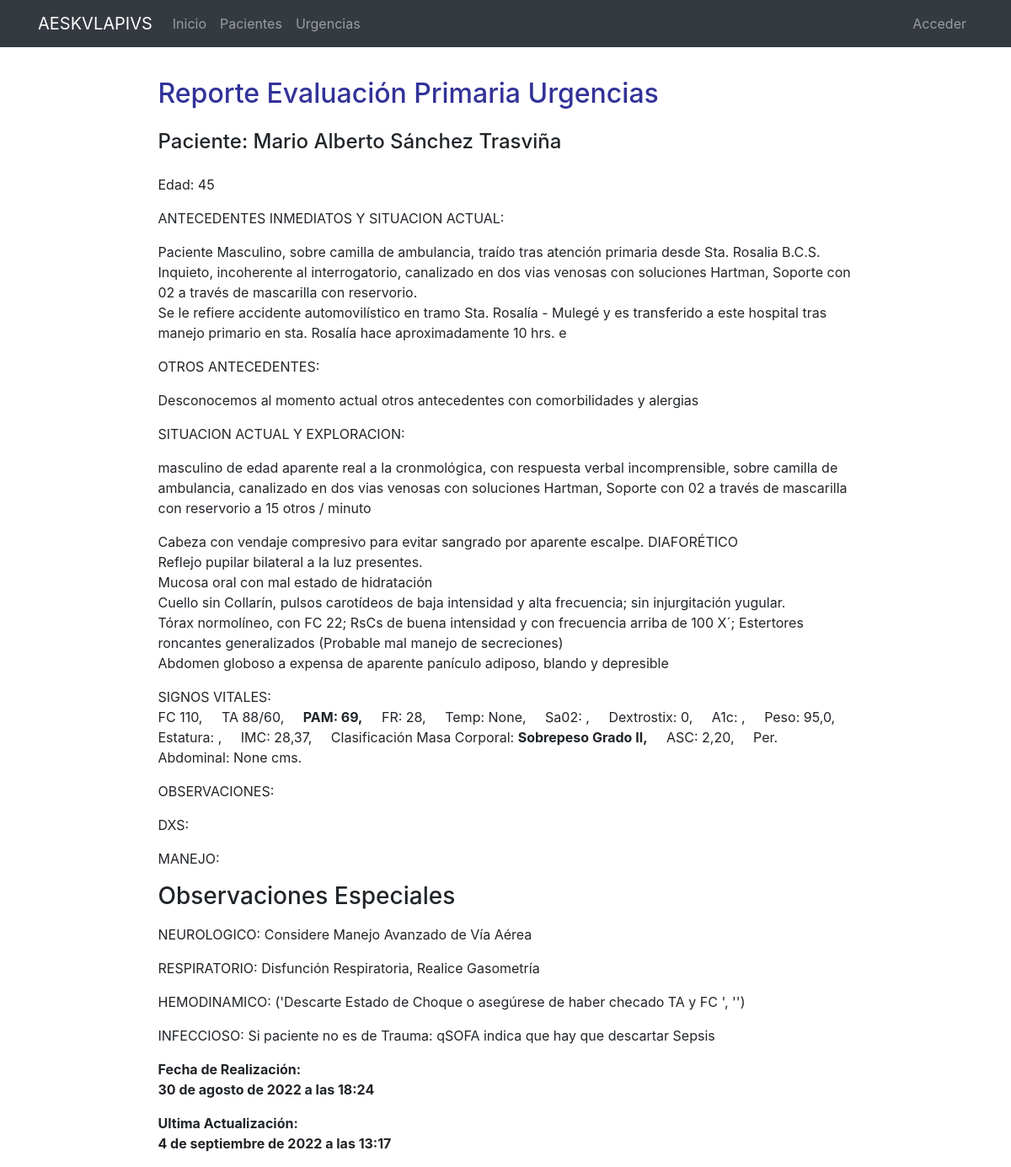
The page /pacientes/1/slugify on the database as committed earlier.
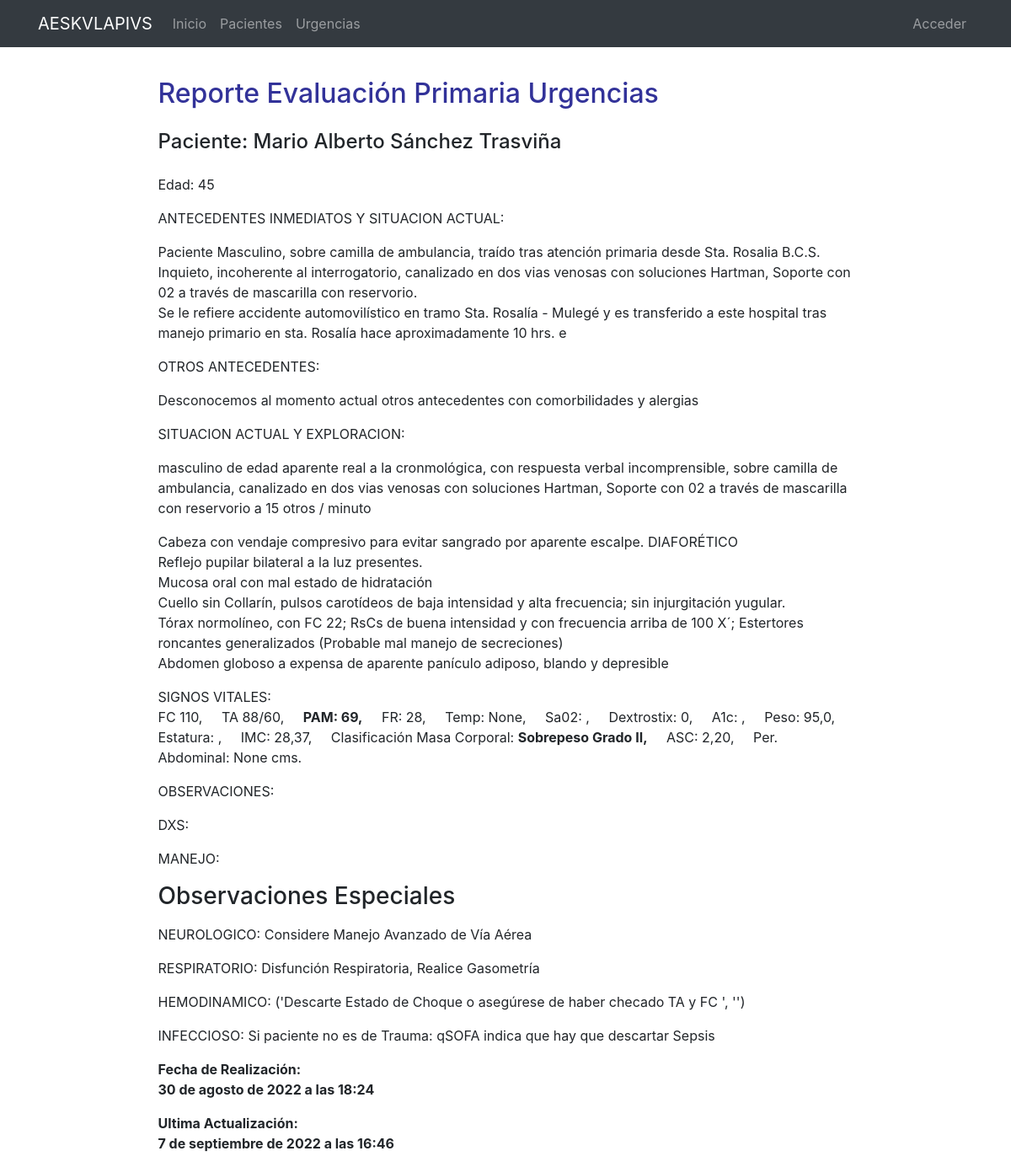
The same page on the database as committed later.
### consultorio/models.py (models this page shows, shortened)
class Urgencias(models.Model):
    nombre = models.ForeignKey(Paciente, on_delete=models.CASCADE)
    edad = models.SmallIntegerField(default=0)
    im_bkground = models.TextField(verbose_name='Antecedentes Inmediatos')
    other_bkground = models.TextField(verbose_name='Otros Antecedentes')
    tension_sistolica = models.PositiveSmallIntegerField(blank=True, null=True, default=0)
    tension_diastolica = models.PositiveSmallIntegerField(blank=True, null=True, default=0)
    pam = models.IntegerField(default=0, verbose_name='PAM', help_text='No escriba aquí')
    POSITIVO = 'POS'
    NEGATIVO = 'NEG'
    AFIRMACION_SIMPLE = [ (POSITIVO, 'Positivo'), (NEGATIVO, 'Negativo')]
    Diaforesis = models.CharField(max_length=100,choices=AFIRMACION_SIMPLE, blank=True, null=True )
    fc = models.IntegerField(default=0, blank=True, null=True, verbose_name='FC')
    fr= models.IntegerField(default=0, blank=True, null=True, verbose_name='FR')
    O2 = models.PositiveSmallIntegerField(default=0, blank=True, null=True, help_text='En litros/min')
    FiO2 = models.DecimalField(blank=True, null=True, max_digits=5, decimal_places=2, default=.21, help_text= 'No escriba aquí')
    saturacion = models.IntegerField(blank=True, null=True, verbose_name='Sa02', default=1)
    SpFI = models.PositiveSmallIntegerField(blank=True, null=True, help_text='No escriba aquí')
    dextrostix = models.IntegerField(blank=True, null=True, verbose_name='Dextrostix', default=0)
    temp =  models.DecimalField(blank=True, null=True, max_digits=5, decimal_places=2, verbose_name='Temp')
    peso = models.FloatField(blank=True, null=True, default=0, help_text='Si no puede pesar al paciente, calcule un aproximado')
    estatura = models.FloatField(blank=True, null=True, default=1, help_text='En metros y cms')
    imc = models.DecimalField(max_digits=5, decimal_places=2, default=0, verbose_name='IMC', help_text='No escriba aquí')
    climc = models.CharField(max_length=100, blank=True, null=True, verbose_name='Clasificación Masa Corporal', help_text='No escriba aquí')
    asc = models.DecimalField(max_digits=5, decimal_places=2, default=0, verbose_name='ASC', help_text='No escriba aquí')
    per_abdominal = models.IntegerField(blank=True, null=True, verbose_name='Per. Abd en cms')
    A = 'Alerta'
    V = 'Respuesta Verbal'
    P = 'Respuesta al Dolor'
    U = 'Sin Respuesta'
    CONC = [(A, 'Alerta'), (V, 'Respuesta Verbal'), (P, 'Respuesta al Dolor'),
    (U, 'Sin Respuesta'),]
    AVPU =  models.CharField(max_length=50, choices=CONC, verbose_name='Estado de Conciencia', blank=True, null=True)
    Espontanea = 4
    Orden_verbal = 3
    Est_doloroso = 2
    No_Apertura = 1
    AP_OCULAR = [(Espontanea, int(4)), (Orden_verbal, int(3)), (Est_doloroso, int(2)), (No_Apertura, int(1))]
    apertura_ocular = models.PositiveSmallIntegerField(blank=True, null=True, default=1)
    Orientado = 5
    Desorientado_Confuso = 4
    Incoherente = 3
    Sonidos_incomprensibles = 2
    Ausencia_Respuesta = 1
    RESP_VERBAL = [(Orientado, int(5)), (Desorientado_Confuso, int(4)), (Incoherente, int(3)), (Sonidos_incomprensibles, int(2)), (Ausencia_Respuesta, int(1)),]
    Respuesta_Verbal = models.PositiveSmallIntegerField(blank=True, null=True, default=1)
    Obedece_ordenes = 6
    Localiza_dolor = 5
    Retirada_al_dolor = 4
    Flexion_anormal = 3
    Extensión_anormal = 2
    Ausencia_de_respuesta  = 1
    RESP_MOTORA = [(Obedece_ordenes, int(6)), (Localiza_dolor, int(5)), (Retirada_al_dolor, int(4)), (Flexion_anormal, int(3)),
    (Extensión_anormal, int(2)), (Ausencia_de_respuesta, int(1)),]
    Respuesta_Motora = models.PositiveSmallIntegerField(blank=True, null=True, default=1)
    ESCALA_DE_GLASGOW = models.PositiveSmallIntegerField(blank=True, null=True, help_text='sume los parámetros')
    expl = models.TextField(verbose_name='Complemente Exploración', blank=True, null=True)
    dxs = models.TextField(blank=True, null=True, verbose_name='DIAGNOSTICOS')
    MANEJO_INICIAL = models.TextField(blank=True, null=True)
    NEUROLOGICO = models.CharField(max_length=100, blank=True, null=True, help_text='No escriba aquí')
    RESPIRATORIO = models.CharField(max_length=100, blank=True, null=True, help_text='No escriba aquí')
    HEMODINAMICO = models.CharField(max_length=100, blank=True, null=True, help_text='No escriba aquí')
    INFECCIOSO = models.CharField(max_length=100, blank=True, null=True, help_text='No escriba aquí')
    timestamp = models.DateTimeField(auto_now_add=True, auto_now=False, verbose_name='Fecha de Registro')
    update = models.DateTimeField(auto_now=True, verbose_name='Fecha de Actualización')
    class Meta:
        ordering = ('-timestamp',)
        verbose_name_plural='c) Urgencias, Evaluación Primaria'

class Paciente(models.Model):
    FEMENINO= 'FEM'
    MASCULINO = 'MASC'
    GENERO = [(FEMENINO, 'Femenino'), (MASCULINO, 'Masculino')]
    IMSS = 'IMSS'
    ISSSTE = 'ISSSTE'
    SecMarina = 'Secretaría de Marina'
    PEMEX = 'PEMEX'
    SEDENA = 'SEDENA'
    OTRO = 'Otro'
    DERECHOHABIENCIA = [(IMSS, 'IMSS'), (ISSSTE, 'ISSSTE'), (SecMarina, 'Secretaría de Marina'),
    (SEDENA, 'SEDENA'), (PEMEX, 'PEMEX'), (OTRO, 'Otro')]
    POSITIVO = 'POS'
    NEGATIVO = 'NEG'
    REHAB = 'En Rehabilitación'
    OCACIONAL = 'Ocacional'
    SOCIAL = 'Social'
    SUSPENDIDO = 'Suspendido'
    AFIRMACION = [ (POSITIVO, 'Positivo'), (NEGATIVO, 'Negativo'), (REHAB, 'En Rehabilitación')]
    AFIRMACION_TAB = [ (POSITIVO, 'Positivo'), (NEGATIVO, 'Negativo'), (SUSPENDIDO, 'Suspendido')]
    AFIRMACION_SIMPLE = [ (POSITIVO, 'Positivo'), (NEGATIVO, 'Negativo')]
    AFIRMACION_ALCOHOLISMO = [ (POSITIVO, 'Positivo'), (NEGATIVO, 'Negativo'), (REHAB, 'En Rehabilitación'),
    (OCACIONAL, 'Ocacional'), (SOCIAL, 'Social')]
    name = models.CharField(max_length=100, verbose_name='Nombre')
    gender = models.CharField(max_length=4, choices=GENERO, verbose_name='Género')
    dob = models.DateField(verbose_name='Fecha de Nacimiento', blank=True, null=True)
    age = models.IntegerField(verbose_name='Edad', default=0, )
    nationality = models.CharField(max_length=100, blank=True, null=True, verbose_name='Nacionalidad y Lugar de Nacimiento')
    etnia = models.CharField(max_length=50, blank=True, null=True, verbose_name='Etnia')
    scholarship = models.CharField(max_length=50, blank=True, null=True, verbose_name='Escolaridad')
    job = models.CharField(max_length=100, blank=True, null=True, verbose_name='Empleo')
    religion = models.CharField(max_length=50, blank=True, null=True, verbose_name='Religión')
    sport = models.CharField(max_length=50, blank=True, null=True, verbose_name='Deportes')
    civil_status = models.CharField(max_length=50, blank=True, null=True, verbose_name='Estado Civil')
    adress = models.CharField(max_length=2150, blank=True, null=True, verbose_name='Domicilio')
    email = models.EmailField(blank=True, null=True)
    phone = models.CharField(max_length=15, verbose_name='Teléfono')
    entitlement = models.CharField(max_length=50, choices=DERECHOHABIENCIA, blank=True, null=True, verbose_name='Derechohabiencia')
    specify= models.CharField(max_length=30, verbose_name='Especifique otra derechohabiencia', blank=True, null=True)
    insurance = models.CharField(max_length=30, blank=True, null=True, verbose_name='Aseguradora')
    immediate_background = models.TextField(verbose_name="Padecimiento, Razón de Abordaje o Situación Actual")
    smoking = models.CharField(max_length=20, choices=AFIRMACION_TAB, blank=True, null=True, verbose_name='Tabaquismo')
    alcohol = models.CharField(max_length=20,choices=AFIRMACION_ALCOHOLISMO, blank=True, null=True, verbose_name='Alcholismo')
    drugs_adictions = models.CharField(max_length=20,choices=AFIRMACION, blank=True, null=True, verbose_name='Adicciones')
    allergies = models.CharField(max_length=100,choices=AFIRMACION, blank=True, null=True, verbose_name='Alergias')
    dislipidemia = models.CharField(max_length=100,choices=AFIRMACION_SIMPLE, blank=True, null=True )
    dm = models.CharField(max_length=100,choices=AFIRMACION_SIMPLE, blank=True, null=True, verbose_name='Diabetes')
    hta = models.CharField(max_length=100,choices=AFIRMACION_SIMPLE, blank=True, null=True, verbose_name='HTA')
    inf_ang_de_pecho = models.CharField(max_length=100,choices=AFIRMACION_SIMPLE, blank=True, null=True, verbose_name='Infartos o angina de pecho')
    evc = models.CharField(max_length=100,choices=AFIRMACION_SIMPLE, blank=True, null=True, verbose_name='Eventos Cerebrovasculares')
    ivp = models.CharField(max_length=100,choices=AFIRMACION_SIMPLE, blank=True, null=True, verbose_name='Insuficiencia vascular periférica')
    EPOC = models.CharField(max_length=100,choices=AFIRMACION_SIMPLE, blank=True, null=True, verbose_name='Enfermedad Pulmonar Obstructiva Crónica')
    cancer = models.CharField(max_length=100,choices=AFIRMACION_SIMPLE, blank=True, null=True, verbose_name='Cáncer')
    otras_enf = models.TextField(blank=True, null=True, verbose_name='Complemento, Otros Antecedentes y Enfermedades')
    cir_previas = models.CharField(max_length=200, blank=True, null=True, verbose_name='Cirugías previas')
    dxs_antec = models.TextField(blank=True, null=True, verbose_name='Resumen de Diagnósticos por Antecedentes', help_text='No esciriba aquí: Guarde para ver Resultados')
    obs = models.TextField(blank=True, null=True, verbose_name='Observaciones, otros antecedentes y tratamientos actuales')
    actual_situation = models.TextField(verbose_name="Situación Actual y Exploración")
    tension_sistolica = models.IntegerField(blank=True, null=True, default=0)
    tension_diastolica = models.PositiveSmallIntegerField(blank=True, null=True, default=0)
    pam = models.IntegerField(default=0, verbose_name='PAM', help_text='No esciriba aquí: Guarde para ver Resultados')
    fc = models.IntegerField(blank=True, null=True, verbose_name='FC')
    fr= models.IntegerField(blank=True, null=True, verbose_name='FR')
    temp =  models.DecimalField(blank=True, null=True, max_digits=5, decimal_places=2, verbose_name='Temp')
    saturacion = models.IntegerField(blank=True, null=True, verbose_name='Sa02')
    dextrostix = models.IntegerField(blank=True, null=True, verbose_name='Dextrostix')
    A = 'Alerta'
    V = 'Respuesta Verbal'
    P = 'Respuesta al Dolor'
    U = 'Sin Respuesta'
    CONC = [(A, 'Alerta'), (V, 'Respuesta Verbal'), (P, 'Respuesta al Dolor'),
    (U, 'Sin Respuesta'),]
    AVPU =  models.CharField(max_length=50, choices=CONC, verbose_name='Estado de Conciencia', blank=True, null=True)
    a1c = models.CharField(max_length=5, blank=True, null=True)
    peso = models.FloatField(blank=True, null=True, default=0)
    estatura = models.FloatField(blank=True, null=True, default=1)
    imc = models.DecimalField(max_digits=5, decimal_places=2, default=0, verbose_name='IMC', help_text='No esciriba aquí: Guarde para ver Resultados')
    climc = models.CharField(max_length=100, blank=True, null=True, verbose_name='Clasificación Masa Corporal', help_text='No esciriba aquí: Guarde para ver Resultados')
    asc = models.DecimalField(max_digits=5, decimal_places=2, default=0, verbose_name='ASC', help_text='No esciriba aquí: Guarde para ver Resultados')
    per_abdominal = models.IntegerField(blank=True, null=True, verbose_name='Per. Abd en cms')
    Imagenología1 = models.FileField(upload_to='Paciente/',help_text='formato jpg, jpge', blank=True, null=True )
    Imagenología2 = models.FileField(upload_to='Paciente/', help_text='formato jpg, jpge',blank=True, null=True)
    Imagenología3 = models.FileField(upload_to='Paciente/',help_text='formato jpg, jpge',blank=True, null=True)
    Labs1 = models.FileField(upload_to='Paciente/', help_text='formato pdf',blank=True, null=True)
    Labs2 = models.FileField(upload_to='Paciente/', help_text='formato pdf', blank=True, null=True)
    recetas = models.FileField(upload_to='Paciente/', help_text='formato pdf',blank=True, null=True, verbose_name='Recetas')
    diagnosis = models.TextField(verbose_name='Diagnósticos')
    obs = models.TextField(verbose_name="Observaciones")
    txs = models.TextField(verbose_name='Manejos y Tratamientos')
    adendums = models.TextField(blank=True, null=True)
    RECOMENDACIONES = models.CharField(max_length=150, blank=True, null=True)
    timestamp = models.DateTimeField(auto_now_add=True, auto_now=False, verbose_name='Fecha de Registro')
    update = models.DateTimeField(auto_now=True, verbose_name='Fecha de Actualización')
    reevaluación = models.DateTimeField(blank=True, null=True, verbose_name='prox. reevaluación')
    antecedentes = ['smoking', 'alcohol', 'drugs_adictions', 'allergies', 'dislipidemia', 'dm', 'hta,',
      'inf_ang_de_pecho', 'evc', 'ivp', 'EPOC', 'cancer', ]
    def __str__(self):
        return self.name
    class Meta:
        ordering = ('-timestamp',)
        verbose_name_plural='a) Pacientes'

### consultorio/views.py (the view)
# urls.py: path('<int:pk>/slugify', UrgenciasDetailView.as_view(), name='urgencias'),
class UrgenciasDetailView(DetailView):
    model = Urgencias

### consultorio/templates/consultorio/urgencias_detail.html (shortened to what this page needs)
{% extends 'core/base.html' %}
{% load static %}
{% block content %}
{% include 'consultorio/includes/urgencias_menu.html' %}
<main role="main">
  <div class="container">
    <div class="row mt-3">
      <div class="col-md-9 mx-auto">
        <h2 style = "color:rgba(0, 0, 128, 0.805);"  class="section-heading mb-4">Reporte Evaluación Primaria Urgencias</h2>
        <h4 class="section-heading mb-4">Paciente: {{object.nombre}}</h4>
        <div>
          <p>Edad: {{object.edad}}</p>
           ANTECEDENTES INMEDIATOS Y SITUACION ACTUAL: <p>{{object.im_bkground|linebreaks|safe}} </p>
           OTROS ANTECEDENTES: <p>{{object.other_bkground|linebreaks}}</p>
           SITUACION ACTUAL Y EXPLORACION: <p>{{object.expl |linebreaks}}</p>
           SIGNOS VITALES: <p>FC {{object.fc}}, &nbsp; &nbsp;   TA {{object.tension_sistolica}}/{{object.tension_diastolica}}, &nbsp; &nbsp;
            <b>PAM: {{object.pam}},</b> &nbsp; &nbsp;   FR: {{object.fr}},  &nbsp; &nbsp;  Temp: {{object.temp}}, &nbsp; &nbsp;   Sa02: {{object.saturation}}, &nbsp; &nbsp;
            Dextrostix: {{object.dextrostix}}, &nbsp; &nbsp;   A1c: {{object.a1c}},  &nbsp; &nbsp;  Peso: {{object.peso}}, &nbsp; &nbsp;   Estatura: {{paciente.estatura}}, &nbsp; &nbsp;
            IMC: {{object.imc}}, &nbsp; &nbsp;   Clasificación Masa Corporal: <b>{{object.climc}},</b> &nbsp; &nbsp;   ASC: {{object.asc}}, &nbsp; &nbsp;
            Per. Abdominal: {{object.per_abdominal}} cms. </p>
           OBSERVACIONES: <p>{{object.obs | linebreaks}}</p>
           DXS: <p>{{object.diagnosis | linebreaks}}</p>
           MANEJO: <p>{{object.txs | linebreaks}}</p>
           <p><h3>Observaciones Especiales</h3></p>
           <p>NEUROLOGICO: {{object.NEUROLOGICO}}</p>
           <p>RESPIRATORIO: {{object.RESPIRATORIO}}</p>
           <P>HEMODINAMICO: {{object.HEMODINAMICO}}</P>
           <p>INFECCIOSO: {{object.INFECCIOSO}} </p>
           <b>Fecha de Realización:</b> <p><b>{{ object.timestamp }}</b></p>
           <b>Ultima Actualización:</b> <p><b>{{ object.update }}</b></p>
        </div>
      </div>
    </div>
  </div>
</main>
{% endblock %}

Rows that differ between the two databases and show on the page:
changed Urgencias "Desconocemos al momento actual otros antecedentes con comorbilidades y alergias": update "4 de septiembre de 2022 a las 13:17" → "7 de septiembre de 2022 a las 16:46"
